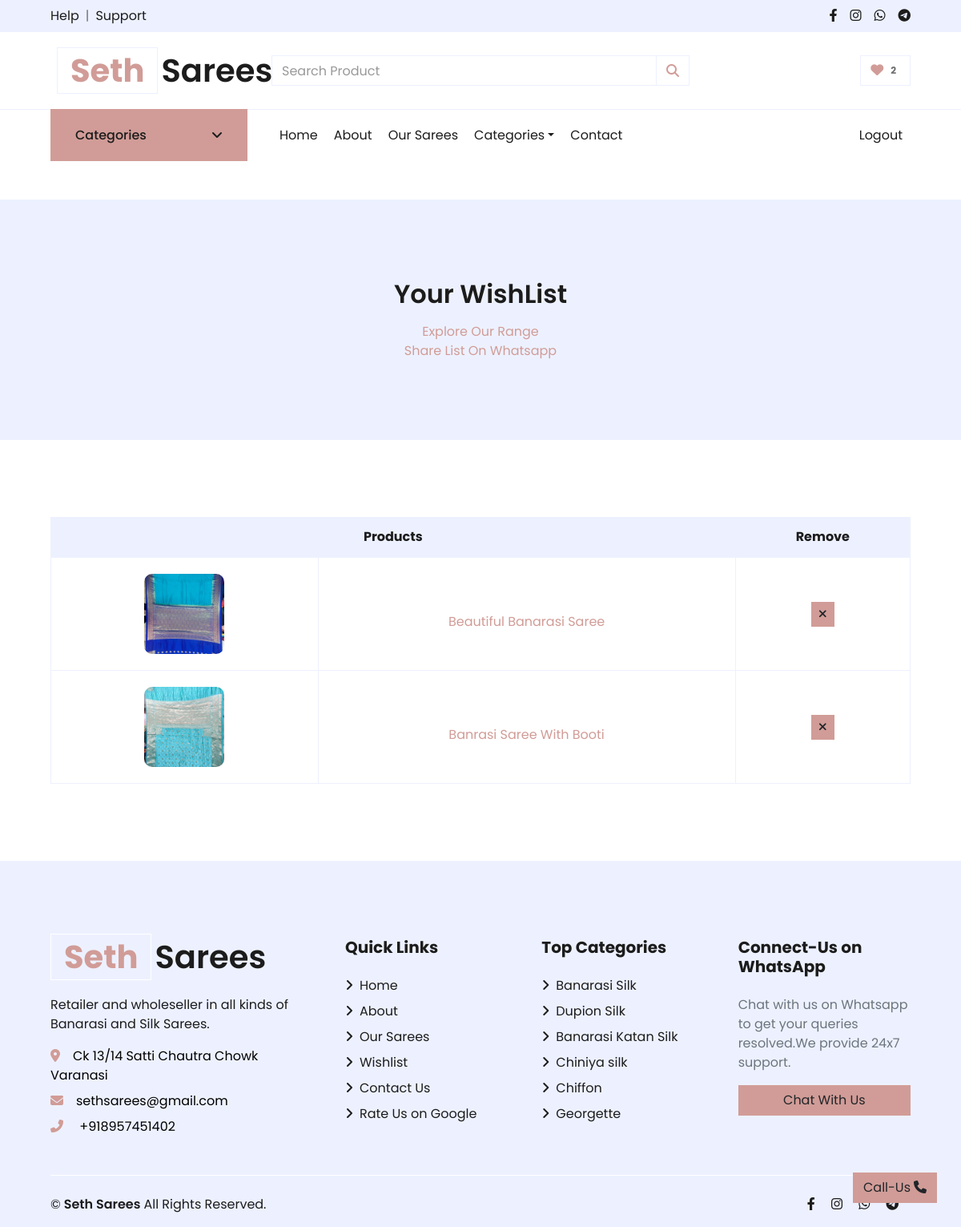
/wishlist (signed in), run on an earlier commit of the app's database.
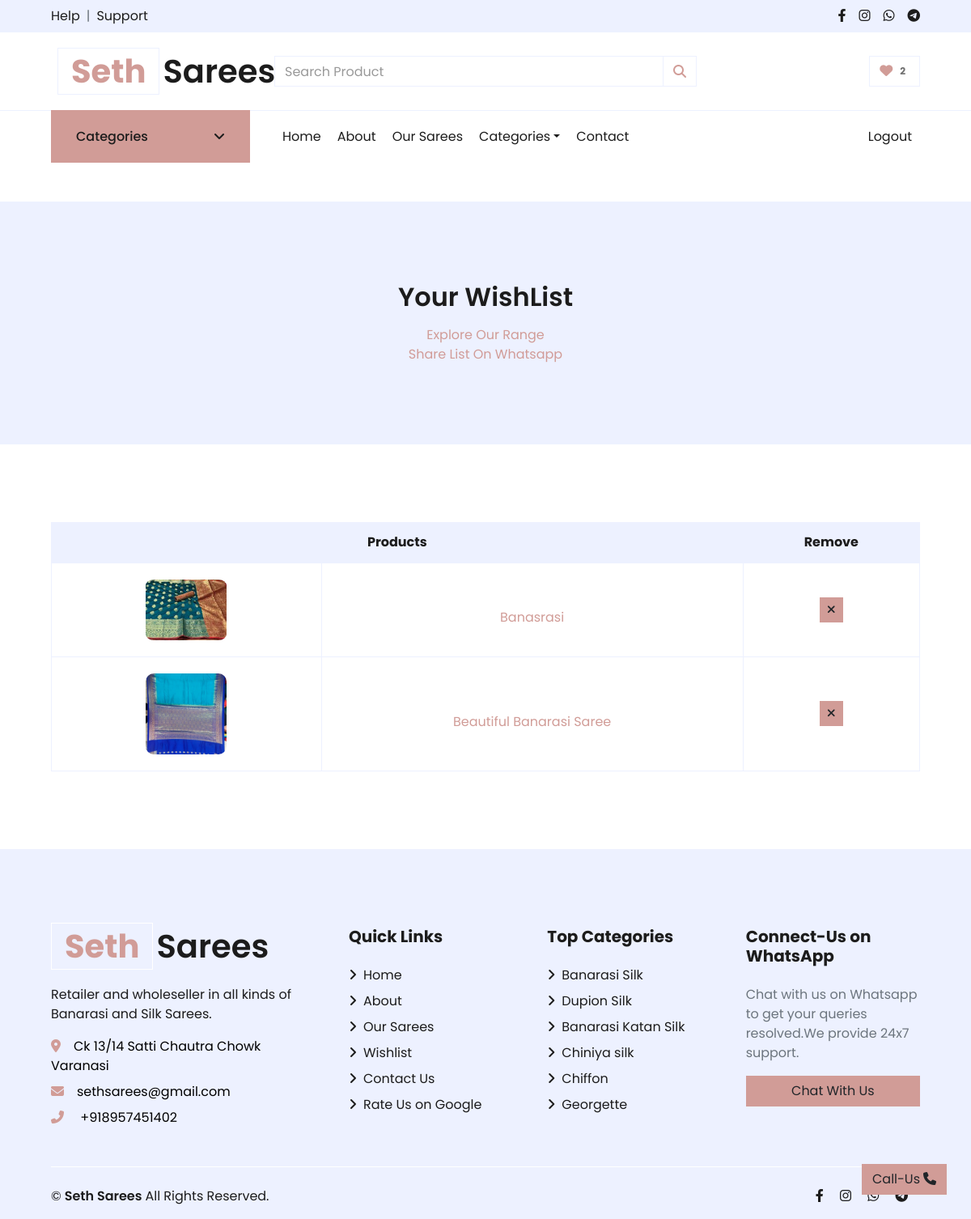
And on a later commit of the database.
### store/models/wishlist.py (models this page shows)
class Wishlist(models.Model):
    customer = models.ForeignKey(Customer, on_delete=models.CASCADE, default=1)
    product = models.ForeignKey(Product, on_delete=models.CASCADE, default=1)

### store/models/product.py (models this page shows, shortened)
class Product(models.Model):
    name = models.CharField(max_length=50)
    price = models.IntegerField(default=0)
    category = models.ForeignKey(Category, on_delete=models.CASCADE, default=1)
    description = models.TextField( default='' , null=True , blank=True)
    short_description= models.TextField( default='' , null=True , blank=True)
    image = models.ImageField(upload_to='uploads/products/')
    image1 = models.ImageField(upload_to='uploads/products/')
    image2 = models.ImageField(upload_to='uploads/products/')

### store/models/category.py (models this page shows, shortened)
class Category(models.Model):
    name = models.CharField(max_length=50)
    image = models.ImageField(default='',upload_to='uploads/category_img/')
    description = models.TextField( default='' , null=True , blank=True)
    def __str__(self):
        return self.name

### store/views/wishlist.py (the view)
# urls.py: path('wishlist',show_wishlist),
def show_wishlist(request):
    data=initial_data
    customer_id=request.session.get('customer')
    if(customer_id):
        customer=Customer.objects.get(id=customer_id)
        wishlist=Wishlist.objects.filter(customer=customer_id)
        wishlist_len=len(wishlist)
        data['wishlist']=wishlist
        data['customer_name']=customer.first_name+customer.last_name
        data['wishlist_len']=wishlist_len
        return render(request,'wishlist.html',data)
    else :
        next = request.GET.get('next', '/')
        error_msg=None
        error_msg='Get access to your wishlist - Login Now!'
        return redirect(next+'?error_msg='+error_msg)

### store/templates/wishlist.html (shortened to what this page needs)
{% extends 'base.html' %}
{% load static %}
{% block content %}
    <div class="container-fluid bg-secondary mb-5">
        <div class="d-flex flex-column align-items-center justify-content-center" style="min-height: 300px">
            <h2 class="font-weight-semi-bold  mb-3">Your WishList</h2>
            <div class="d-flex flex-column text-center align-items-center justify-content-center ">
                <p class="m-0"><a href="/category">Explore Our Range</a></p>
                <p class="m-0">
                    <a href="https://wa.me/{{phone_no}}?text= Hey I am {{customer_name}} and I have prepared my list on URL: {{ request.get_host }}/show-sent-list?customer_id={{request.session.customer}} kindly check it">Share List On Whatsapp</a>
                </p>
            </div>
        </div>
    </div>
    <div class="container-fluid pt-5">
        <div class="row px-xl-5">
            <div class="col-lg-12 table-responsive mb-5">
                <table class="table table-bordered text-center mb-0">
                    <thead class="bg-secondary text-dark">
                        <tr>
                            <th colspan="2">Products {{wishlist.length}}</th>
                            <th>Remove</th>
                        </tr>
                    </thead>
                    <tbody class="align-middle">
                        {%for entry in wishlist%}
                        <tr>
                            <td class=""><a href="/detail?product={{entry.product.id}}"><img src="{{entry.product.image.url}}" alt="" style="width: 100px;border-radius: 10%;"  class="m-2"></a> </td>
                            <td class="text-center pt-5" style="vertical-align: middle;"><a href="/detail?product={{entry.product.id}}"> <a href="/detail?product={{entry.product.id}}"><p> {{entry.product.name}}</p></a></td>
                            <td class="align-middle"><form action="/remove-item" method="POST">
                                <button type="submit" method="POST" class="btn btn-sm btn-primary"><i class="fa fa-times"></i></button></form>
                            </td>
                        </tr>
                        {%endfor%}
                    </tbody>
                </table>
            </div>
        </div>
    </div>
    {% endblock content%}

### store/templates/base.html (shortened to what this page needs)
<!DOCTYPE html>
<html lang="en">
    {% load static %}
<head>
    <link rel="stylesheet" href="https://cdnjs.cloudflare.com/ajax/libs/font-awesome/6.2.1/css/all.min.css" />
    <link href="{% static './store/lib/owlcarousel/assets/owl.carousel.min.css' %}" rel="stylesheet">
    <link rel="stylesheet" href="https://unpkg.com/aos@next/dist/aos.css" />
    <link href="{% static './store/css/style.css' %}" rel="stylesheet">
</head>
<body>
    <div class="container-fluid">
        <div class="row bg-secondary py-2 px-xl-5">
            <div class="col-lg-6 d-none d-lg-block">
                <div class="d-inline-flex align-items-center">
                    <a class="text-dark" href="https://wa.me/{{phone_no}}?text=Hello,+I+needed+some+help+related+to+your+store">Help</a>
                    <span class="text-muted px-2">|</span>
                    <a class="text-dark" href="https://wa.me/{{phone_no}}?text=Hello,+I+needed+some+support+related+to+your+store">Support</a>
                </div>
            </div>
            <div class="col-lg-6 text-center text-lg-right">
                <div class="d-inline-flex align-items-center">
                    <a class="text-dark px-2" href="https://www.facebook.com/profile.php?id=100089091092224">
                        <i class="fab fa-facebook-f"></i>
                    </a>
                    <a class="text-dark px-2" href="https://www.instagram.com/seth_sarees/">
                        <i class="fab fa-instagram"></i>
                    </a>
                    <a class="text-dark px-2" href="https://wa.me/{{phone_no}}?text=Hello,+I+am+interested+in+knowing+more+about+your+Store">
                        <i class="fab fa-whatsapp"></i>
                    </a>
                    <a class="text-dark pl-2" href="">
                        <i class="fab fa-telegram"></i>
                    </a>
                </div>
            </div>
        </div>
        <div class="row align-items-center py-3 px-xl-5">
            <div class="col-lg-3 d-none d-lg-block">
                <a href='/' class="text-decoration-none">
                    <h1 class="m-2 display-5 font-weight-semi-bold"><span class="text-primary font-weight-bold border px-3 mr-1">Seth</span>Sarees</h1>
                </a>
            </div>
            <div class="col-lg-6 col-6 text-left">
                <form method="GET" action="/search" >
                    <div class="input-group">
                        <input type="text" class="form-control" placeholder="Search Product" name="search" id="search">
                        <div class="input-group-append">
                            <span class=" btn btn-primary input-group-text  bg-transparent text-primary">
                                <i class="fa fa-search"></i>
                            </span>
                        </div>
                    </div>
                </form>
            </div>
            <div class="col-lg-3 col-6 text-right">
                <a href="/wishlist?next={{ request.path }}" class="btn border">
                    <i class="fas fa-heart text-primary"></i>
                    <span class="badge">{{wishlist_len}}</span>
                </a>
            </div>
        </div>
    </div>
    <div class="container-fluid mb-5">
        <div class="row border-top px-xl-5">
            <div class="col-lg-3 d-none d-lg-block">
                <a class="btn shadow-none d-flex align-items-center justify-content-between bg-primary text-white w-100" data-toggle="collapse" href="#navbar-vertical" style="height: 65px; margin-top: -1px; padding: 0 30px;">
                    <h6 class="m-0">Categories</h6>
                    <i class="fa fa-angle-down text-dark"></i>
                </a>
            </div>
            <div class="col-lg-9">
                <nav class="navbar navbar-expand-lg bg-light navbar-light py-3 py-lg-0 px-0">
                    <div class="collapse navbar-collapse justify-content-between" id="navbarCollapse">
                        <div class="navbar-nav mr-auto py-0">
                            <a href="/" class="nav-item nav-link {% if request.path == '/' %}active{% endif %}">Home</a>
                            <a href="/about" class="nav-item nav-link {% if request.path == '/about' %}active{% endif %}">About</a>
                            <a href="/category" class="nav-item nav-link {% if request.path == '/category' %}active{% endif %}">Our Sarees</a>
                            <div class="nav-item dropdown">
                                <a href="#" class="nav-link dropdown-toggle" data-toggle="dropdown">Categories</a>
                            </div>
                            <a href="/contact" class="nav-item nav-link {% if request.path == '/contact' %}active{% endif %}">Contact</a>
                        </div>
                        <div class="navbar-nav ml-auto py-0">
                            {%if not request.session.customer%}
                            <span class="nav-item nav-link m-0 p-0">
                            <button type="button" class="btn text-dark btn-transparent nav-item nav-link" data-toggle="modal" data-target="#loginModal">Login
                            </button></span>
                            <span class="nav-item nav-link m-0 p-0">
                            <button type="button" class="btn text-dark btn-transparent nav-item nav-link" data-toggle="modal" data-target="#loginModalsignup">Sign Up
                            </button>       </span>
                            {%else%}
                            <a href="/logout?next={{ request.get_full_path|urlencode }}" class="nav-item nav-link">Logout</a>
                            {%endif%}
                        </div>
                    </div>
                </nav>
            </div>
        </div>
    </div>
        {%block content%}
        {%endblock%}
    <div class="container-fluid bg-secondary text-dark mt-5 pt-5">
        <div class="row px-xl-5 pt-5">
            <div class="col-lg-4 col-md-12 mb-5 pr-3 pr-xl-5">
                <a href="/" class="text-decoration-none">
                    <h1 class="mb-4 display-5 font-weight-semi-bold"><span class="text-primary font-weight-bold border border-white px-3 mr-1">Seth</span>Sarees</h1>
                </a>
                <p>Retailer and wholeseller in all kinds of Banarasi and Silk Sarees.</p>
                <p class="mb-2"><i class="fa fa-map-marker-alt text-primary mr-3"></i><a href="https://www.google.com/search?q=seth%20sarees&oq=seth&aqs=chrome.0.69i59j69i57j69i59j69i60j69i61l2j69i60.1882j0j4&sourceid=chrome&ie=UTF-8&tbs=lf:1,lf_ui:10&tbm=lcl&sxsrf=ALiCzsaSynD1unvd0ebaW9NJ0Fx-3SjwXA:1671827345404&rflfq=1&num=10&rldimm=527673046138865702&lqi=CgtzZXRoIHNhcmVlc0iz8qLwsq6AgAhaHRAAEAEYABgBIgtzZXRoIHNhcmVlcyoGCAIQABABkgEXZGVzaWduZXJfY2xvdGhpbmdfc3RvcmU&phdesc=J3chXqvknqQ&ved=2ahUKEwjjtbGYypD8AhVH03MBHdmAB1gQvS56BAgYEAE&sa=X&rlst=f#rlfi=hd:;si:527673046138865702,l,CgtzZXRoIHNhcmVlc0iz8qLwsq6AgAhaHRAAEAEYABgBIgtzZXRoIHNhcmVlcyoGCAIQABABkgEXZGVzaWduZXJfY2xvdGhpbmdfc3RvcmU,y,J3chXqvknqQ;mv:[[25.6578831,83.0200176],[25.2926608,82.8717667]];tbs:lrf:!1m4!1u3!2m2!3m1!1e1!2m1!1e3!3sIAE,lf:1,lf_ui:10" style="color:black;">{{address}}</a></p>
                <p class="mb-2"><i class="fa fa-envelope text-primary mr-3"></i><a href="mailto:someone@example.com" style="color:black;">{{email}}</a></p>
                <p class="mb-0"><i class="fa fa-phone-alt text-primary mr-3"></i><a href="tel:+{{phone_no}}" style="color:black;"> +{{phone_no}}</a></p>
            </div>
            <div class="col-lg-8 col-md-12">
                <div class="row">
                    <div class="col-md-4 mb-5">
                        <h5 class="font-weight-bold text-dark mb-4">Quick Links</h5>
                        <div class="d-flex flex-column justify-content-start">
                            <a class="text-dark mb-2" href="/"><i class="fa fa-angle-right mr-2"></i>Home</a>
                            <a class="text-dark mb-2" href="/about"><i class="fa fa-angle-right mr-2"></i>About</a>
                            <a class="text-dark mb-2" href="/category"><i class="fa fa-angle-right mr-2"></i>Our Sarees</a>
                            <a class="text-dark mb-2" href="checkout.html"><i class="fa fa-angle-right mr-2"></i>Wishlist</a>
                            <a class="text-dark mb-2" href="/contact"><i class="fa fa-angle-right mr-2"></i>Contact Us</a>
                            <a class="text-dark mb-2" href="https://www.google.com/search?q=seth%20sarees&oq=seth+sarees&aqs=chrome..69i57j69i59j69i61l3.2280j0j4&sourceid=chrome&ie=UTF-8&tbs=lrf:!1m4!1u3!2m2!3m1!1e1!2m1!1e3!3sIAE,lf:1,lf_ui:10&tbm=lcl&sxsrf=ALiCzsb6kLBLebcYjMVq3ZZjTXegQRwJRQ:1671576707763&rflfq=1&num=10&rldimm=527673046138865702&lqi=CgtzZXRoIHNhcmVlc0iz8qLwsq6AgAhaHRAAEAEYABgBIgtzZXRoIHNhcmVlcyoGCAIQABABkgEXZGVzaWduZXJfY2xvdGhpbmdfc3RvcmU&phdesc=J3chXqvknqQ&ved=2ahUKEwjQ5oW_pIn8AhVywXMBHfXHBNoQvS56BAgeEAE&sa=X&rlst=f#lrd=0x398e2e1ed9ad1ce9:0x752abd6f8a7c826,3,,,&rlfi=hd:;si:527673046138865702,l,CgtzZXRoIHNhcmVlc0iz8qLwsq6AgAhaHRAAEAEYABgBIgtzZXRoIHNhcmVlcyoGCAIQABABkgEXZGVzaWduZXJfY2xvdGhpbmdfc3RvcmU,y,J3chXqvknqQ;mv:[[25.6592943,83.033485],[25.2677299,82.87100439999999]];tbs:lrf:!1m4!1u3!2m2!3m1!1e1!2m1!1e3!3sIAE,lf:1,lf_ui:10"><i class="fa fa-angle-right mr-2"></i>Rate Us on Google</a>
                        </div>
                    </div>
                    <div class="col-md-4 mb-5">
                        <h5 class="font-weight-bold text-dark mb-4">Top Categories</h5>
                        <div class="d-flex flex-column justify-content-start">
                            {% for category in categories|slice:":6" %}
                            <a class="text-dark mb-2" href="/category?category={{category.id}}"><i class="fa fa-angle-right mr-2"></i>{{category}}</a>
                            {% endfor %}
                        </div>
                    </div>
                    <div class="col-md-4 mb-3" >
                        <h5 class="font-weight-bold text-dark mb-4">Connect-Us on WhatsApp</h5>
                        <div class="d-flex flex-column ">
                            <p class=text-muted>Chat with us on Whatsapp to get your queries resolved.We provide 24x7 support.</p>
                            <a href="https://wa.me/{{phone_no}}?text=Hello,+I+am+interested+in+knowing+more+about+your+Store" class="btn btn-primary px-3 w-100">Chat With Us</a>
                        </div>
                    </div>
                </div>
            </div>
        </div>
        <div class="row border-top border-light mx-xl-5 pt-4">
            <div class="col-md-6 px-xl-0">
                <p class="mb-md-0 text-center text-md-left text-dark">
                    <div class=" d-flex align-items-center">
                        &copy; <a class="px-1 text-dark font-weight-semi-bold" href="#">Seth Sarees</a> All Rights Reserved.
                    </div>
                </p>
            </div>
            <div class="col-md-6 px-xl-0">
                <div class="col  text-center  text-sm-right ">
                        <a class="text-dark px-2" href="https://www.facebook.com/profile.php?id=100089091092224">
                            <i class="fab fa-facebook-f"></i>
                        </a>
                        <a class="text-dark px-2" href="https://www.instagram.com/seth_sarees/">
                            <i class="fab fa-instagram"></i>
                        </a>
                        <a class="text-dark px-2" href="https://wa.me/{{phone_no}}?text=Hello,+I+am+interested+in+knowing+more+about+your+Store">
                            <i class="fab fa-whatsapp"></i>
                        </a>
                        <a class="text-dark pl-2" href="">
                            <i class="fab fa-telegram"></i>
                        </a>
                </div>
            </div>
        </div>
    </div>
    <a href="tel:+{{phone_no}}"  class="btn btn-primary back-to-top">Call-Us <span class="pl-1"><i class="fa fa-phone" ></i></span></a>
</body>

What changed in the data, as far as the page shows it:
removed Wishlist: product.image (picture), product.name "Banrasi Saree With Booti"
added Wishlist: product.image (picture), product.name "Banasrasi"
